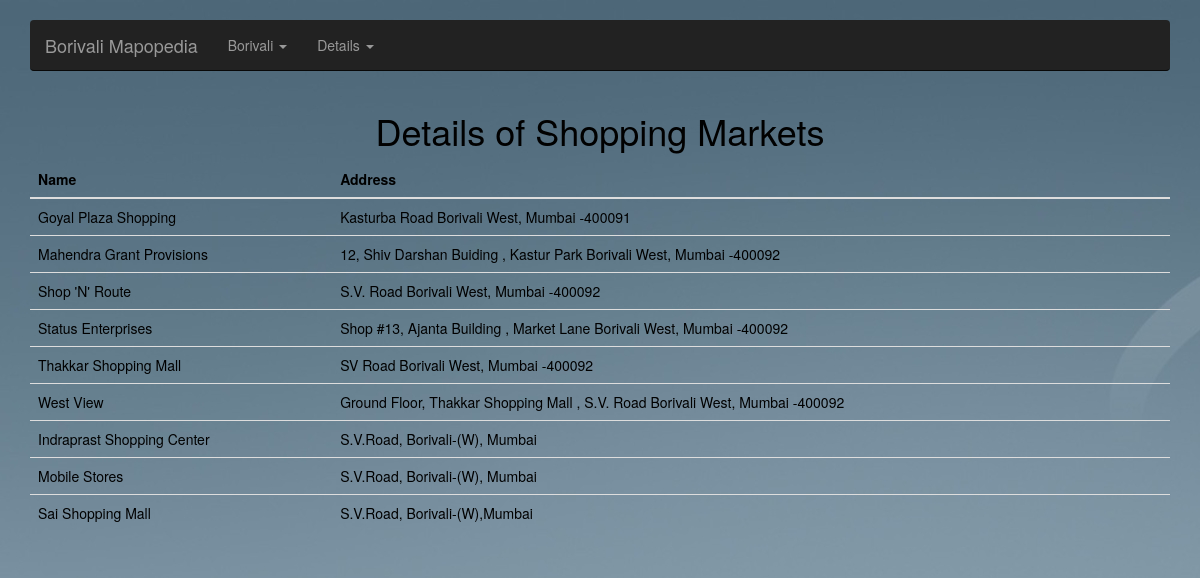
The app's page /shopping.php with its own data.
### tables this page shows
CREATE TABLE IF NOT EXISTS `shopping` (
  `s_id` int(5) NOT NULL,
  `s_name` varchar(50) NOT NULL,
  `s_add` text NOT NULL,
  PRIMARY KEY (`s_id`)
);

### shopping.php (the view, shortened to what this page needs)
<!DOCTYPE html>
<html lang="en">
  <head>
    <link href="static/css/bootstrap.min.css" rel="stylesheet">
    <link href="static/css/carousel.css" rel="stylesheet">
        <link href="static/css/custom.css" rel="stylesheet">
  </head>
  <body style="background-image:url(static/images/1.jpg)">
<?php include 'db.php';
 $con = connect();
$result = mysqli_query($con, "SELECT s_name as Name, s_add as Address FROM shopping");
?>
    <div class="navbar-wrapper">
      <div class="container">
        <div class="navbar navbar-inverse navbar-static-top">
          <div class="container">
            <div class="navbar-header">
              <a class="navbar-brand" href="Homepage.html">Borivali Mapopedia</a>
            </div>
            <div class="navbar-collapse collapse">
              <ul class="nav navbar-nav">
                <li class="dropdown">
                  <a href="#" class="dropdown-toggle" data-toggle="dropdown"> Borivali <b class="caret"></b></a>
                </li>
                <li class="dropdown">
                  <a href="#" class="dropdown-toggle" data-toggle="dropdown"> Details <b class="caret"></b></a>
                </li>
              </ul>
            </div>
          </div>
        </div>
      </div>
    </div>
    <div class="container">
      <font color="black">
      <h1 align='center'>Details of Shopping Markets</h1>
      <table class="table table-hover">
        <thead>
          <tr>
          </tr>
        </thead>
        <tbody>
       <?php while($row = mysqli_fetch_row($result))
       {
          echo "<tr>";
          foreach($row as $_column)
          {
              echo "<td>{$_column}</td>";
          }
          echo "</tr>";
      } ?>
        </tbody>
      </table>
    </font>
    </div>
</body>
</html>

### static/css/carousel.css (style rules this page uses)
body { padding-bottom: 40px; color: #5a5a5a; }
.navbar-wrapper { position: relative; z-index: 15; }
@media (min-width: 768px) { .navbar-wrapper { margin-top: 20px; } }
@media (min-width: 768px) { .navbar-wrapper .navbar { border-radius: 4px; } }

### static/css/custom.css (style rules this page uses)
body { background : '../images/1.jpg' }

### records on screen
shopping: s_name "Goyal Plaza Shopping", s_add "Kasturba Road Borivali West, Mumbai -400091"
shopping: s_name "Mahendra Grant Provisions", s_add "12, Shiv Darshan Buiding , Kastur Park Borivali West, Mumbai -400092"
shopping: s_name "Shop 'N' Route", s_add "S.V. Road Borivali West, Mumbai -400092"
shopping: s_name "Status Enterprises", s_add "Shop #13, Ajanta Building , Market Lane Borivali West, Mumbai -400092"
shopping: s_name "Thakkar Shopping Mall", s_add "SV Road Borivali West, Mumbai -400092"
shopping: s_name "West View", s_add "Ground Floor, Thakkar Shopping Mall , S.V. Road Borivali West, Mumbai -400092"
shopping: s_name "Indraprast Shopping Center", s_add "S.V.Road, Borivali-(W), Mumbai"
shopping: s_name "Mobile Stores", s_add "S.V.Road, Borivali-(W), Mumbai"
shopping: s_name "Sai Shopping Mall", s_add "S.V.Road, Borivali-(W),Mumbai"

### other values on screen
$property->name "Name"
$property->name "Address"
